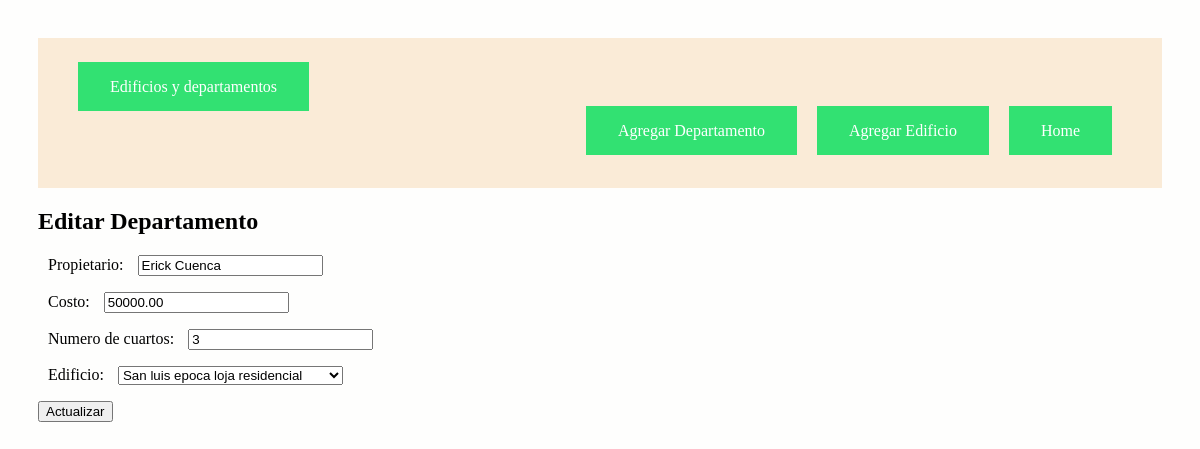
Screenshot of /editar/departamento/1 with the database file from the repository.
### proyectoUno/models.py (models this page shows, shortened)
class Departamento(models.Model):
    propietario = models.CharField(max_length=100)
    costo = models.DecimalField(max_digits=100, decimal_places=2)
    numCuartos = models.IntegerField("numero de cuartos")
    edificio = models.ForeignKey(Edificio, on_delete=models.CASCADE,
            related_name="departamentos")

### proyectoUno/views.py (the view)
# urls.py: path('editar/departamento/<int:id>', views.editarDepartamento,
def editarDepartamento(request, id):
    departamento = Departamento.objects.get(pk=id)
    if request.method=='POST':
        formulario = DepartamentoForm(request.POST, instance=departamento)
        print(formulario.errors)
        if formulario.is_valid():
            formulario.save()
            return redirect(index)
    else:
        formulario = DepartamentoForm(instance=departamento)
    diccionario = {'formulario': formulario}
    return render(request, 'editarDepartamento.html', diccionario)

### proyectoUno/forms.py (shortened to what this page needs)
class DepartamentoForm(ModelForm):
    class Meta:
        model = Departamento
        fields = ['propietario', 'costo', 'numCuartos', 'edificio']

### proyectoUno/models.py (called while the page is built)
    def __str__(self):
        return "%s %s %s %s" % (self.nombre,
                self.direccion,
                self.ciudad,
                self.tipo)

### proyectoUno/templates/editarDepartamento.html (shortened to what this page needs)
{% extends "master.html" %}
{% block content %}
<div class="container">
  <h2>Editar Departamento</h3>
    <form action="" method="post">
      {{formulario.as_p}}
      <p><input type='submit' value='Actualizar' /></p>
    </form>
</div>
{% endblock %}

### proyectoUno/static/css/estilos.css (style rules this page uses)
body { background: #FEFEFD; padding: 30px; }
label { padding: 12px 10px; }

### rows the page displays
Departamento: propietario "Erick Cuenca", costo "50000.00", numCuartos "3", edificio "San luis epoca loja residencial"
